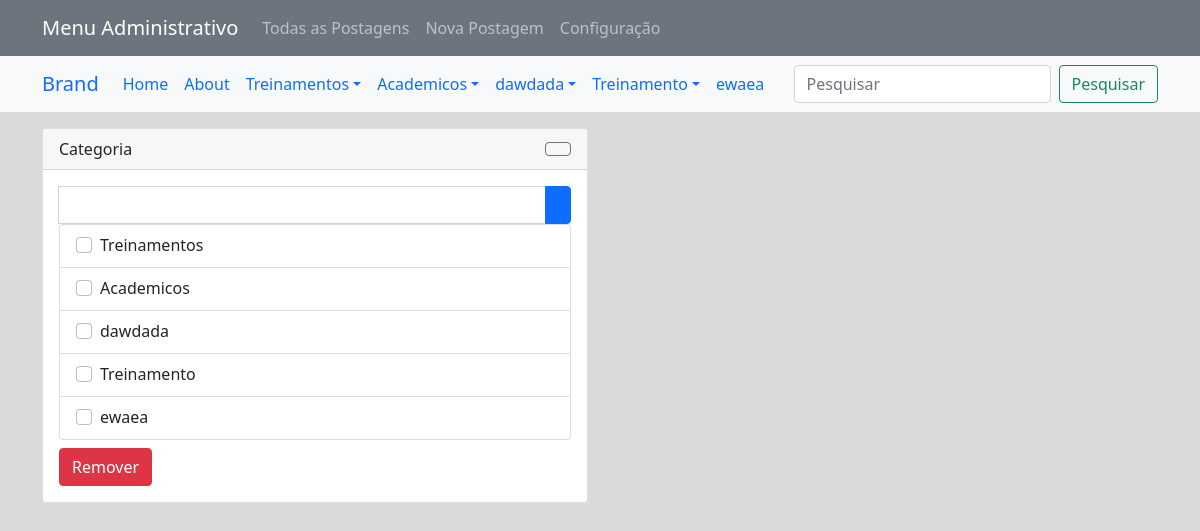
/settings/, run on the app's committed database.
### app_blog_platform/models.py (models this page shows)
class Tags_Level_1(models.Model):
    tag_name = models.CharField(max_length=60)

### app_blog_platform/views.py (the view)
# urls.py: path('settings/', views.settings, name='settings'),
def settings(request):
    tags_level_1 = Tags_Level_1.objects.all()
    tags_level_2 = Tags_Level_2.objects.all()
    tags_level_3 = Tags_Level_3.objects.all()
    context = {
        'tags_level_1': tags_level_1,
        'tags_level_2': tags_level_2,
        'tags_level_3': tags_level_3,
    }
    return render(request, 'settings.html', context)

### app_blog_platform/context_processors.py (called while the page is built)
def tags_context(request):
    tags_level_1 = Tags_Level_1.objects.all()
    tags_level_2 = Tags_Level_2.objects.all()
    tags_level_3 = Tags_Level_3.objects.all()
    return {
        'tags_level_1': tags_level_1,
        'tags_level_2': tags_level_2,
        'tags_level_3': tags_level_3,
    }

### app_blog_platform/templates/settings.html (shortened to what this page needs)
{% extends 'base.html' %}
{% block content %}
<div class="container">
    <div class="row">
        <div class="col-6">
            <div class="card mt-3 custom-card">
                <div class="card-header custom-card-header d-flex justify-content-between align-items-center">
                    Categoria
                    <button type="button" class="btn btn-outline-secondary" data-bs-toggle="modal" data-bs-target="#rename_establishment">
                    </button>
                </div>
                <div class="card-body">
                    <form method="post" method="post" action="{% url 'create_tag_1' %}" class="form-inline" id="establishment-form">
                        <div class="input-group">
                            <input type="text" class="form-control" name="tag_name1">
                            <button class="btn btn-primary form-button" type="submit"><span></span></button>
                        </div>
                    </form>
                    <div class="establishment-settings-box">
                        <form method="post" id="delete-selected-establishment-form">
                            <ul class="list-group" id="establishment-list">
                                {% for tag_lvl_1 in tags_level_1 %}
                                    <li class="list-group-item d-flex justify-content-between align-items-center" data-bs-toggle="modal" data-bs-target="#modalT2{{ tag_lvl_1.id }}">
                                        <div class="form-check">
                                            <input class="form-check-input tag-lvl-1" type="checkbox" name="selected_items_establishment" value="{{ tag_lvl_1.id }}" data-tag-lvl-1-id="{{ tag_lvl_1.id }}">
                                            <label class="form-check-label">
                                                {{ tag_lvl_1.tag_name }}
                                            </label>
                                        </div>
                                    </li>
                                {% endfor %}
                            </ul>
                        </div>
                        <button type="button" id="delete-selected-establishment-button" class="btn btn-danger mt-2">Remover</button>
                </div>
            </div>
        </div>
        <div class="col-6"></div>
    </div>
</div>
{% endblock %}

### app_blog_platform/templates/base.html (shortened to what this page needs)
{% load static %}
<!doctype html>
<html lang="en">
  <head>
    <link href="https://cdn.jsdelivr.net/npm/bootstrap@5.1.3/dist/css/bootstrap.min.css" rel="stylesheet">
    <link rel="stylesheet" href="{% static 'css/style.css' %}">
  </head>
  <body>
    <nav class="navbar navbar-expand-lg navbar-dark bg-secondary">
        <div class="container">
          <a class="navbar-brand" href="#">Menu Administrativo</a>
          <div class="collapse navbar-collapse" id="navbarScroll">
            <ul class="navbar-nav me-auto my-2 my-lg-0 navbar-nav-scroll" style="--bs-scroll-height: 100px;">
              <li class="nav-item">
                <a class="nav-link" href="{% url 'list_posts' %}">Todas as Postagens</a>
              </li>
              <li class="nav-item">
                <a class="nav-link" href="{% url 'new_post' %}">Nova Postagem</a>
              </li>
              <li class="nav-item">
                <a class="nav-link" href="{% url 'settings' %}">Configuração</a>
              </li>
            </ul>
          </div>
        </div>
      </nav>
<nav class="navbar navbar-expand-lg navbar bg-light">
  <div class="container">
  <a class="navbar-brand" href="#">Brand</a>
  <div class="collapse navbar-collapse" id="main_nav">
    <ul class="navbar-nav">
      <li class="nav-item active"> <a class="nav-link" href="#">Home </a> </li>
      <li class="nav-item"><a class="nav-link" href="#"> About </a></li>
      {% for tag_lvl_1 in tags_level_1 %}
      {% if tag_lvl_1.tags_level_2_set.all %}
          <li class="nav-item dropdown" id="myDropdown">
              <a class="nav-link dropdown-toggle" href="{% url 'post_list_by_tag_1' tag_id=tag_lvl_1.id %}" data-bs-toggle="dropdown">{{ tag_lvl_1.tag_name }}</a>
          </li>
      {% else %}
          <li class="nav-item" id="myDropdown">
              <a class="nav-link" href="{% url 'post_list_by_tag_1' tag_id=tag_lvl_1.id %}">{{ tag_lvl_1.tag_name }}</a>
          </li>
      {% endif %}
  {% endfor %}
    </ul>
  </div>
  <form class="d-flex" method="get" action="{% url 'search_posts' %}">
    <input class="form-control me-2" type="search" placeholder="Pesquisar" name="query" aria-label="Pesquisar">
    <button class="btn btn-outline-success" type="submit">Pesquisar</button>
</form>
  </div>
  </nav>
    {% block content %}
    {% endblock %}
  </body>
</html>

### app_blog_platform/static/css/style.css (style rules this page uses)
body { background-color: rgb(218, 218, 218); }

### data on the page
Tags_Level_1: tag_name "Treinamentos"
Tags_Level_1: tag_name "Academicos"
Tags_Level_1: tag_name "dawdada"
Tags_Level_1: tag_name "Treinamento"
Tags_Level_1: tag_name "ewaea"
